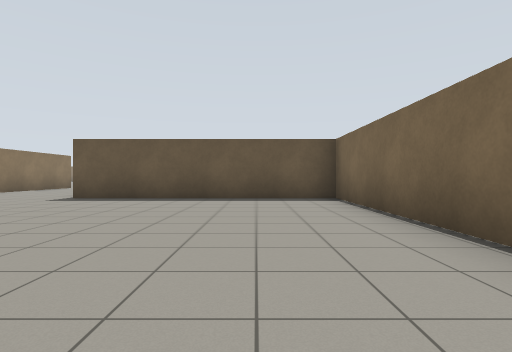
View 1 (above)

23 first-person views from a walk through a robot-simulator world made for Gazebo. The camera is 0.94 m above the floor, looks level and sees 80° across. The floor is counted in squares, 2 m on a side. Each view is taken from the middle of a square. On the plan, view 1 faces up. The plan holds only what a view shows up to about 9 squares ahead; the rest is blank.

View 2
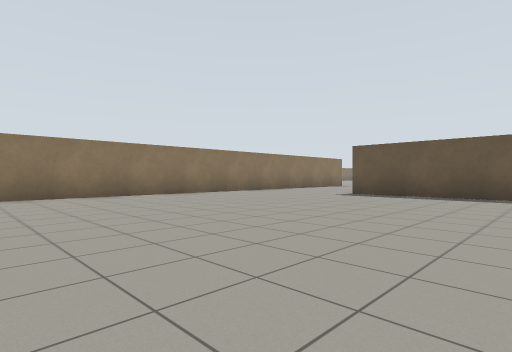

View 3
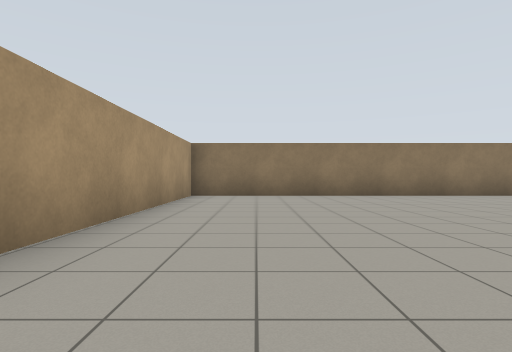

View 4
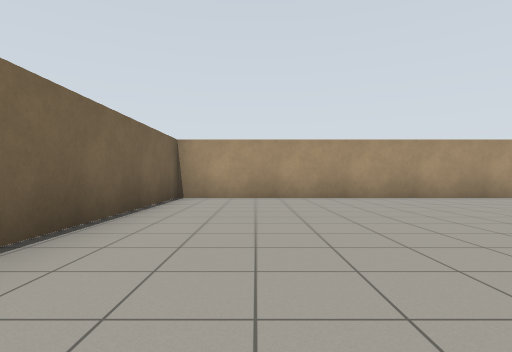

View 5
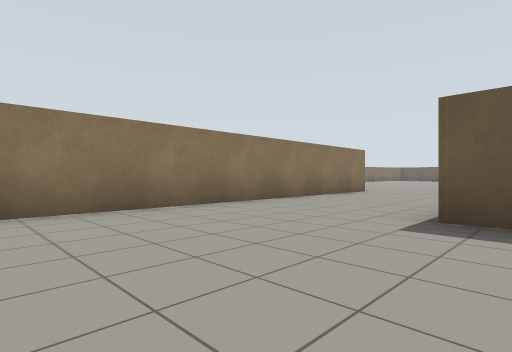

View 6
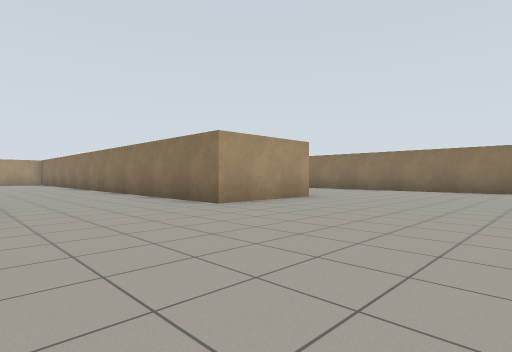

View 7
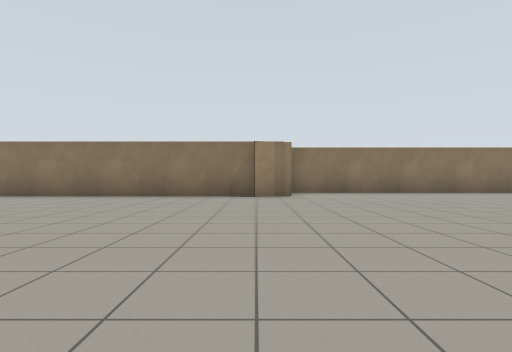

View 8
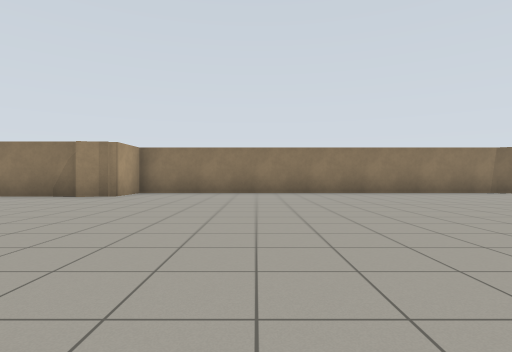

View 9
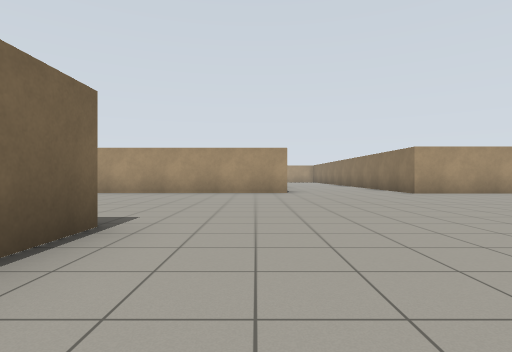

View 10
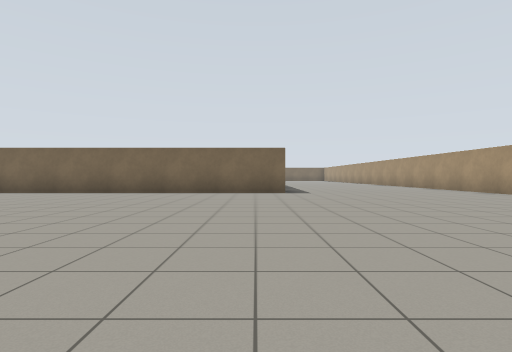

View 11
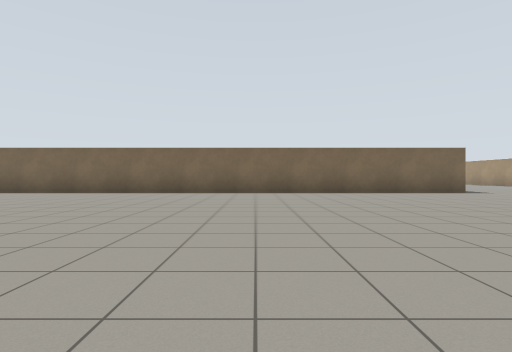

View 12
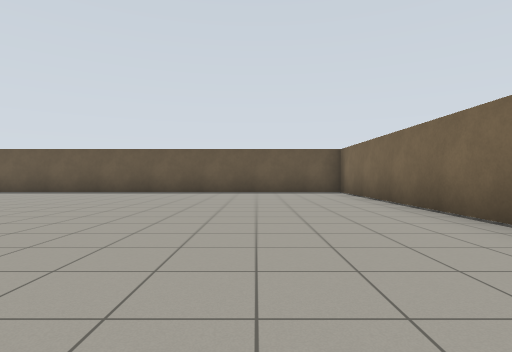

View 13
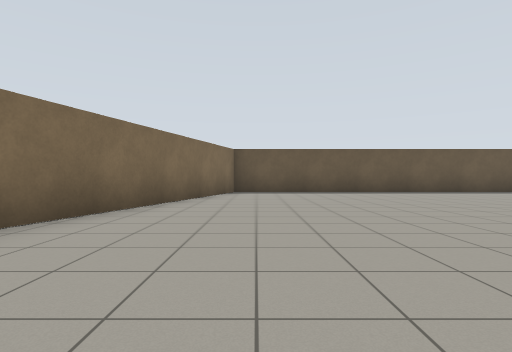

View 14
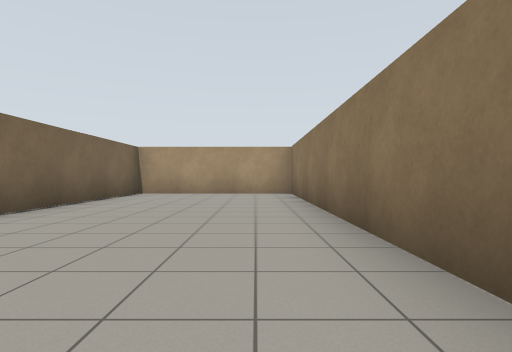

View 15
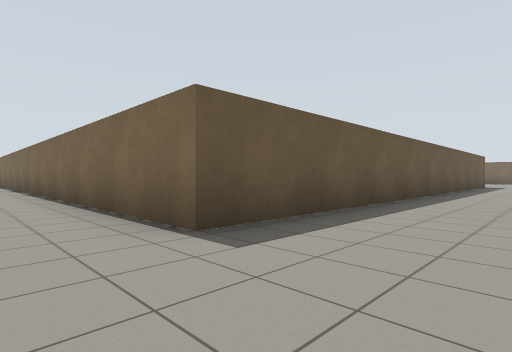

View 16
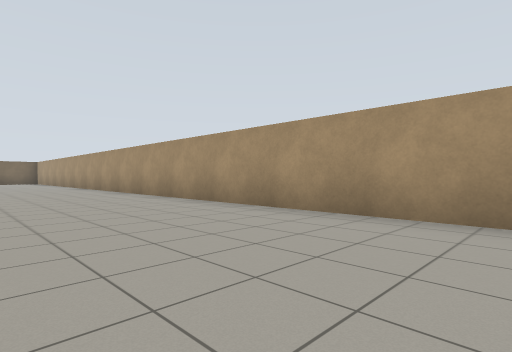

View 17
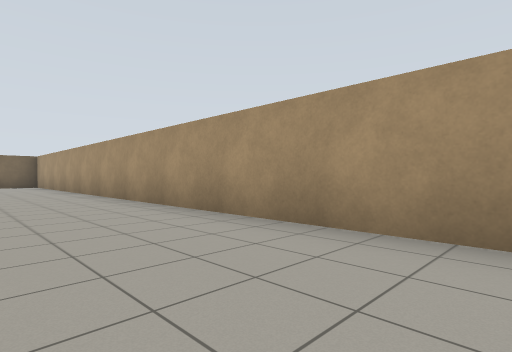

View 18
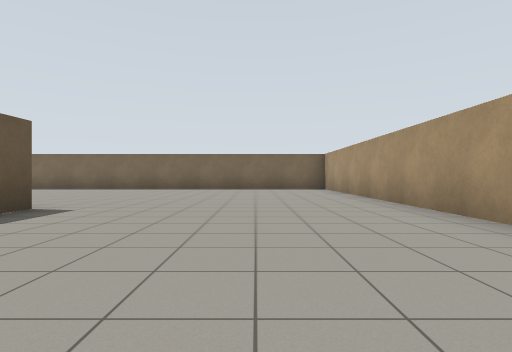

View 19
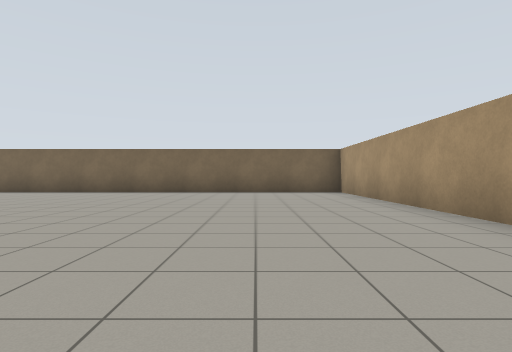

View 20
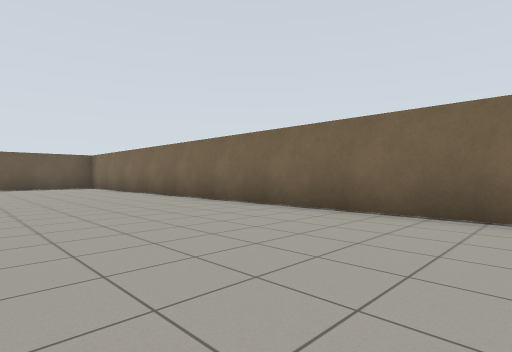

View 21
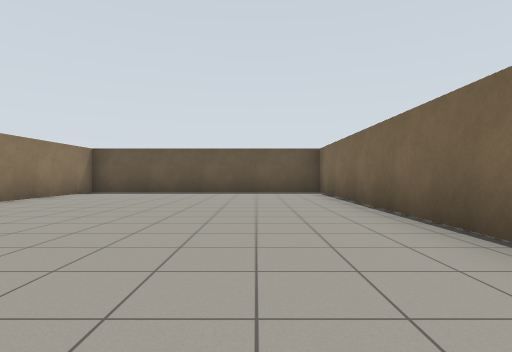

View 22
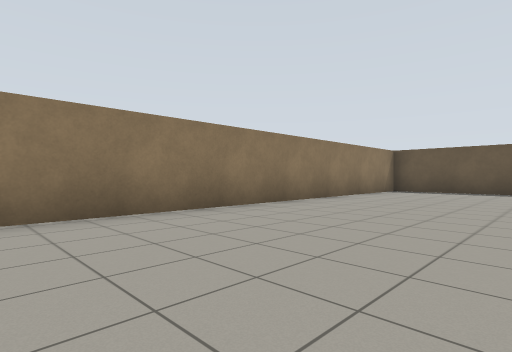

View 23
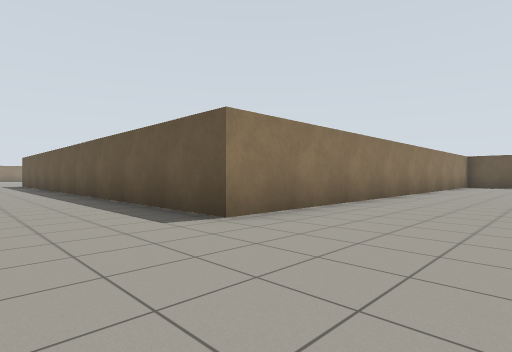

### Floor plan
Points are (right, up) in squares from view 1. A wall is a line through its corners. A room is listed if a view was taken in it or the views show most of it. See-through windows are left out.
Room 1 (views 1, 2, 3, 4, 5, 6, 7, 8, 9, 10, 11, 12, 13, 14, 15, 16, 17, 18, 19, 20, 21, 22, 23)
walls: (-3.9, 11.6) (18.8, 11.6) (18.8, 29.7) (12.3, 29.7) (12.3, 17.2) (-1.5, 17.2) (-1.5, 32.9) (-13.6, 32.9) (-15.4, 26.5); (-9.9, 11.9) (-7.2, 11.9) (-7.2, -2.5) (1.7, -2.5) (1.7, 6.4) (-3.9, 6.4); (-13.9, 16.8) (-13.9, 6.8) (-9.8, 6.8) (-9.8, 11.2); (-15.3, 26.6) (-15.3, 16.8) (-14, 16.8) (-13.8, 16)

Where each view was taken, in squares from view 1:
view 1: 0 up, 0 right, facing up
view 2: 1 down, 0 right, facing up-left
view 3: 1 down, 0 right, facing left
view 4: 4 up, 0 right, facing down
view 5: 3 up, 3 left, facing up-left
view 6: 16 up, 4 left, facing down-left
view 7: 16 up, 7 left, facing left
view 8: 20 up, 7 left, facing left
view 9: 20 up, 3 left, facing down
view 10: 18 up, 10 left, facing right
view 11: 23 up, 10 left, facing right
view 12: 24 up, 4 left, facing up
view 13: 24 up, 13 left, facing up
view 14: 15 up, 13 left, facing down
view 15: 15 up, 3 left, facing up-right
view 16: 15 up, 2 left, facing down-right
view 17: 14 up, 4 right, facing down-right
view 18: 14 up, 8 right, facing right
view 19: 14 up, 10 right, facing right
view 20: 17 up, 15 right, facing up-right
view 21: 21 up, 17 right, facing up
view 22: 20 up, 16 right, facing up-left
view 23: 15 up, 15 right, facing up-left
